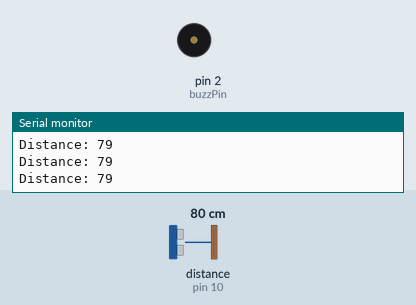
Recording of a sketch running on a simulated Arduino Uno, built with avr-gcc and run on an emulated ATmega328P. On the bench: buzzer (waves = sounding, pin HIGH), the last lines printed to the serial monitor. Wiring (inferred from the names in the program): ultrasonic range finder: trigger pin 9; echo pin 10. Inputs (shaded band) come from the test bench; at power-on: distance to the obstacle (sensor on pin 10) 80 cm. The echo pulse lasts 58.3 µs per cm; pins used as bus, display or sensor lines are not drawn.

Above: at 1.2 s.
1.3 s: distance to the obstacle (sensor on pin 10) set to 24 cm
2.8 s: distance to the obstacle (sensor on pin 10) set to 18 cm
At 4.0 s:
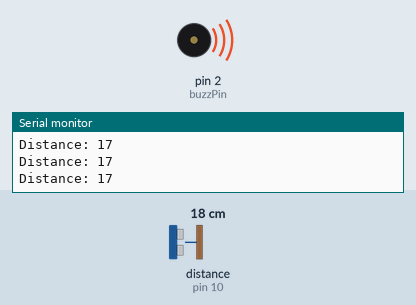
4.3 s: distance to the obstacle (sensor on pin 10) set to 35 cm
At 5.0 s:
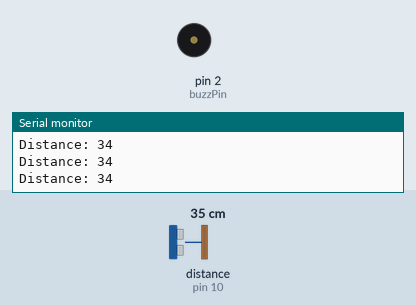
5.8 s: distance to the obstacle (sensor on pin 10) set to 9 cm
At 6.4 s:
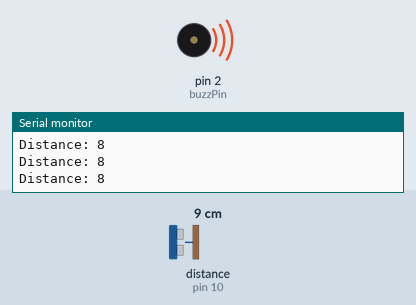
Timing chart, 0 to 8.3 s (numbered marks = the images above; inputs shaded):
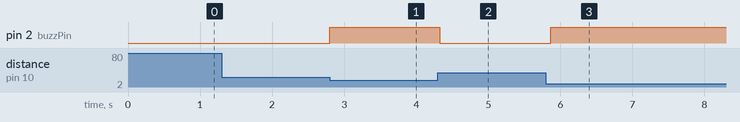

The sketch:

sketch_apr8a.ino
```cpp
int trigPin = 9;
int echoPin = 10;
int buzzPin = 2;

void setup() {
	pinMode(trigPin, OUTPUT);
	pinMode(echoPin, INPUT);
  pinMode(buzzPin, OUTPUT);
	Serial.begin(9600);

}

void loop() {
  digitalWrite(trigPin, LOW);
	delayMicroseconds(2);
	digitalWrite(trigPin, HIGH);
	delayMicroseconds(10);
	digitalWrite(trigPin, LOW);

  int duration = pulseIn(echoPin, HIGH);
  int distance = (duration*.0343)/2;

  if (distance <= 20) {
    digitalWrite(buzzPin, HIGH);
  } else {
    digitalWrite(buzzPin, LOW);
  }

  Serial.print("Distance: ");
	Serial.println(distance);
	delay(100);


}
```

Measured:
- the behaviour switches between 22 and 21 cm on distance to the obstacle (sensor on pin 10) (found by bisection; images 0 and 1)
- after the input at 2.8 s, pin 2 (buzzPin): LOW → HIGH at once
- after the input at 4.3 s, pin 2 (buzzPin): HIGH → LOW at once
- after the input at 5.8 s, pin 2 (buzzPin): LOW → HIGH after 0.07 s
